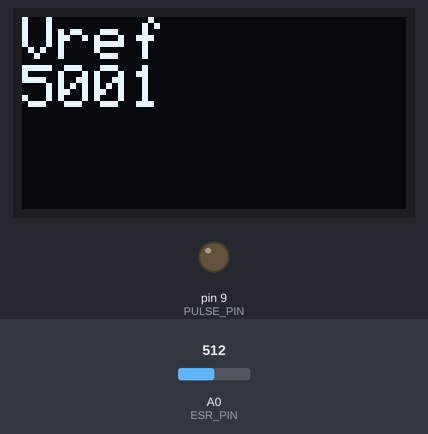
Bench run of a sketch on a simulated Arduino Uno, built for the host (arithmetic inside an expression is 32-bit, double 64-bit). Parts: 128×64 one-colour display, output pins drawn as LEDs (lit = HIGH). Dashed ring = blinking. The test bench sets the inputs (shaded band); at power-on: A0 (ESR_PIN) = 512. What the sketch prints to the serial monitor is not drawn.

Above: at 2.1 s.
At 5.2 s:
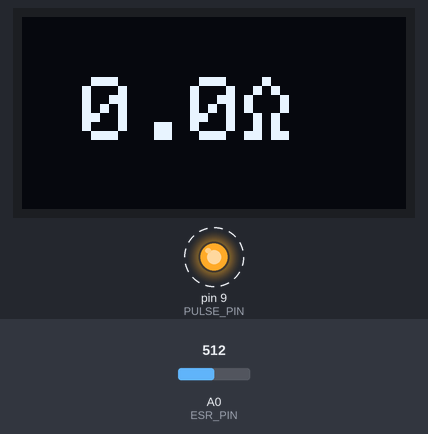
5.3 s: A0 (ESR_PIN) set to 716
At 5.7 s:
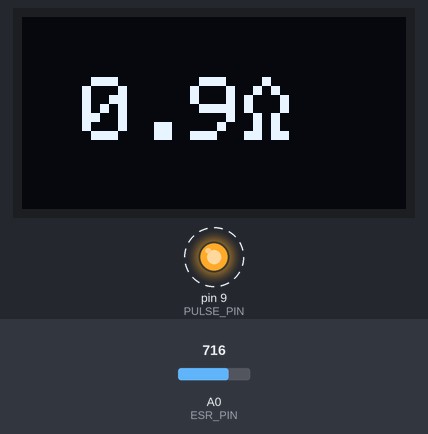
6.8 s: A0 (ESR_PIN) set to 10
At 7.3 s:
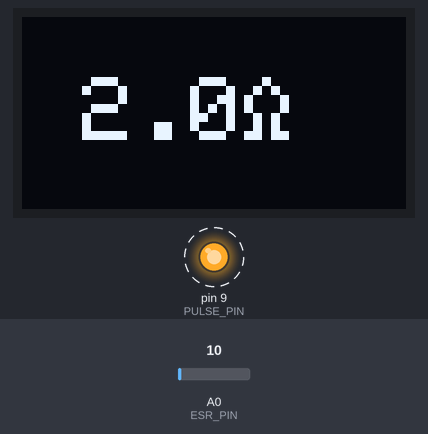
Timing chart, 0 to 14.3 s (numbered marks = the images above; inputs shaded):
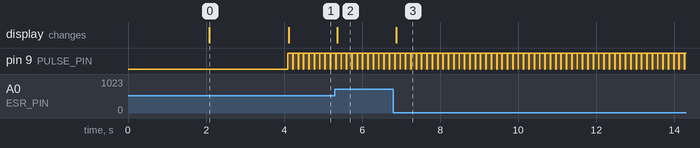

The sketch:

ARDUINO_ESR_Simple.ino
```cpp
#include <Wire.h>
#include <Adafruit_GFX.h>
#include <Adafruit_SSD1306.h>

#define DISCHARGE_PIN 8  //NPN + DIODE
#define PULSE_PIN     9  //VCC + PNP + 1000R
#define ESR_PIN       A0
#define SAMPLES 100

#define SCREEN_WIDTH 128
#define SCREEN_HEIGHT 64
#define OLED_RESET     4
Adafruit_SSD1306 display(SCREEN_WIDTH, SCREEN_HEIGHT, &Wire, OLED_RESET);

byte esrSamples;
double esr;
int milliVolts;
int Rs = 1100.0;
int ADCvRef = 0;

int vRefADC(){
   long result;
   // Lee 1.1V de referencia interna respecto a Vdd
   ADMUX = _BV(REFS0) | _BV(MUX3) | _BV(MUX2) | _BV(MUX1);
   delay(2); //Espera a que Vdd se estabilice.
   ADCSRA |= _BV(ADSC);
   while (bit_is_set(ADCSRA,ADSC));
   result = ADCL;
   result |= ADCH<<8;
   result = 1125300L / result; //Recalcula la tension en mV
   return result;
}

void setup(void){
   Serial.begin(9600);
   pinMode(ESR_PIN, INPUT);
   pinMode(PULSE_PIN, OUTPUT);
   digitalWrite(DISCHARGE_PIN,HIGH);
   display.begin(SSD1306_SWITCHCAPVCC, 0x3C);
   display.setTextColor(SSD1306_WHITE);
   display.clearDisplay();
   display.setCursor(0,0);
   display.setTextSize(2);
   display.println(" Medidor ");
   display.println("   ESR   ");
   display.println("Eelectgpl");
   display.write(2);
   display.display();
   delay(2000);
   ADCvRef = vRefADC();
   Serial.print("ADCvRef:  ");
   Serial.println(ADCvRef);
   display.clearDisplay();
   display.setCursor(0,0);
   display.setTextSize(2);
   display.println("Vref");
   display.println(ADCvRef);
   display.display();
   delay(2000);
}

void loop(void){
   digitalWrite(DISCHARGE_PIN, HIGH);
   delayMicroseconds(600);
   digitalWrite(DISCHARGE_PIN, LOW);
   digitalWrite(PULSE_PIN,LOW);
   delayMicroseconds(5);
   for(int i=0; i<SAMPLES; i++){
      esrSamples = esrSamples + analogRead(ESR_PIN);
   }
   esrSamples = esrSamples / SAMPLES;
   digitalWrite(PULSE_PIN, HIGH);
   milliVolts = (esrSamples * (float)ADCvRef) / 1023.0;
   esr = Rs / (((float)ADCvRef / milliVolts) - 1); //voltage divider (R2=R1(U2/(U1-U2)))
   display.clearDisplay();
   display.setTextSize(3);
   display.setCursor(20,20);
   if(esr<20){
      Serial.println(esr,1);
      display.print(esr,1);
      display.write(233);
   }else{
      Serial.println("OL");
      display.print("OL");
   }
   Serial.println();
   display.display();
   delay(100);
}
```

Measured:
- after the input at 5.3 s, the display: changes after 0.06 s (image 2)
- after the input at 6.8 s, the display: changes after 0.07 s (image 3)
- by itself, pin 9 (PULSE_PIN): alternates HIGH for 0.13 s and LOW for 0.01 s
- what the display in image 0 shows lasts 2.0 s, from 2.1 s to 4.1 s
